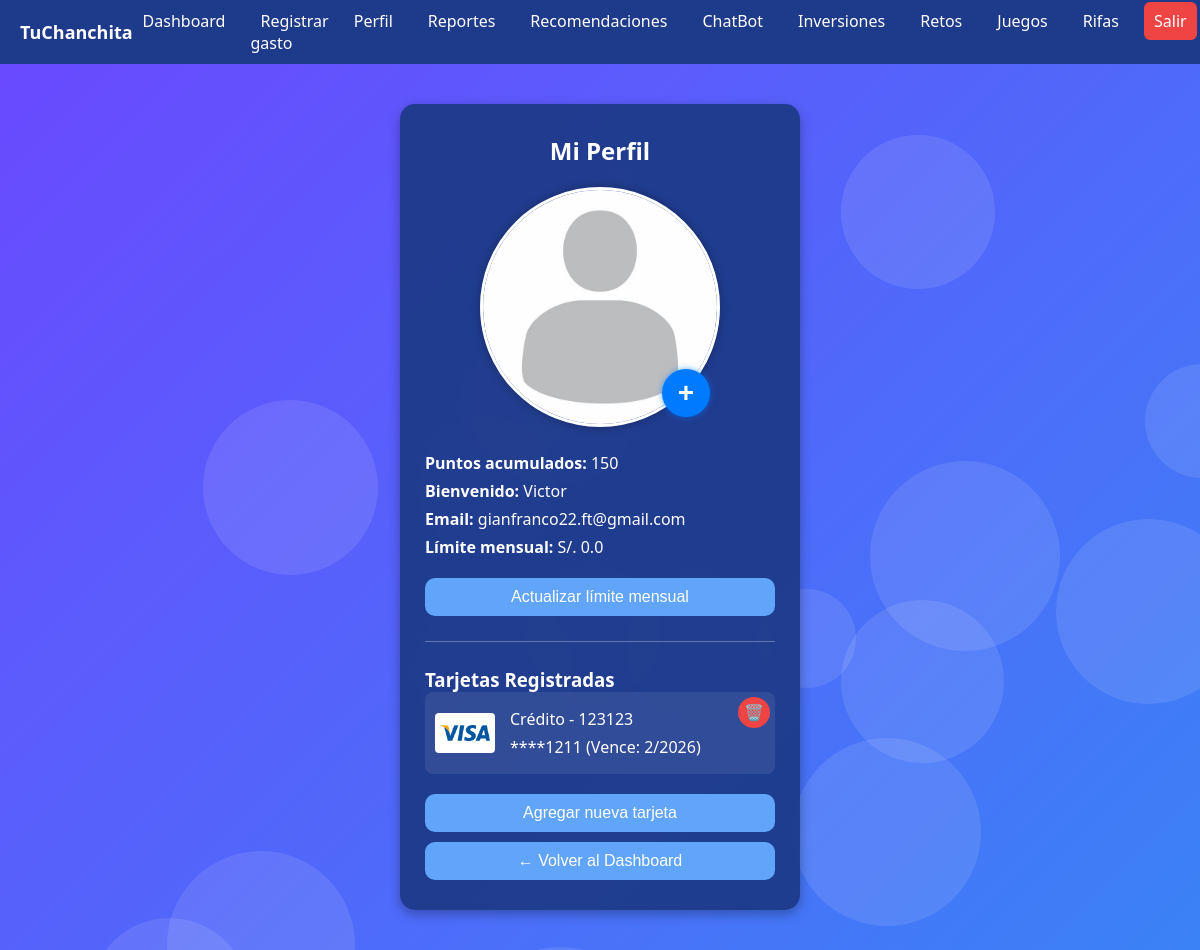
The page /profile/ (signed in) on the database as committed earlier.
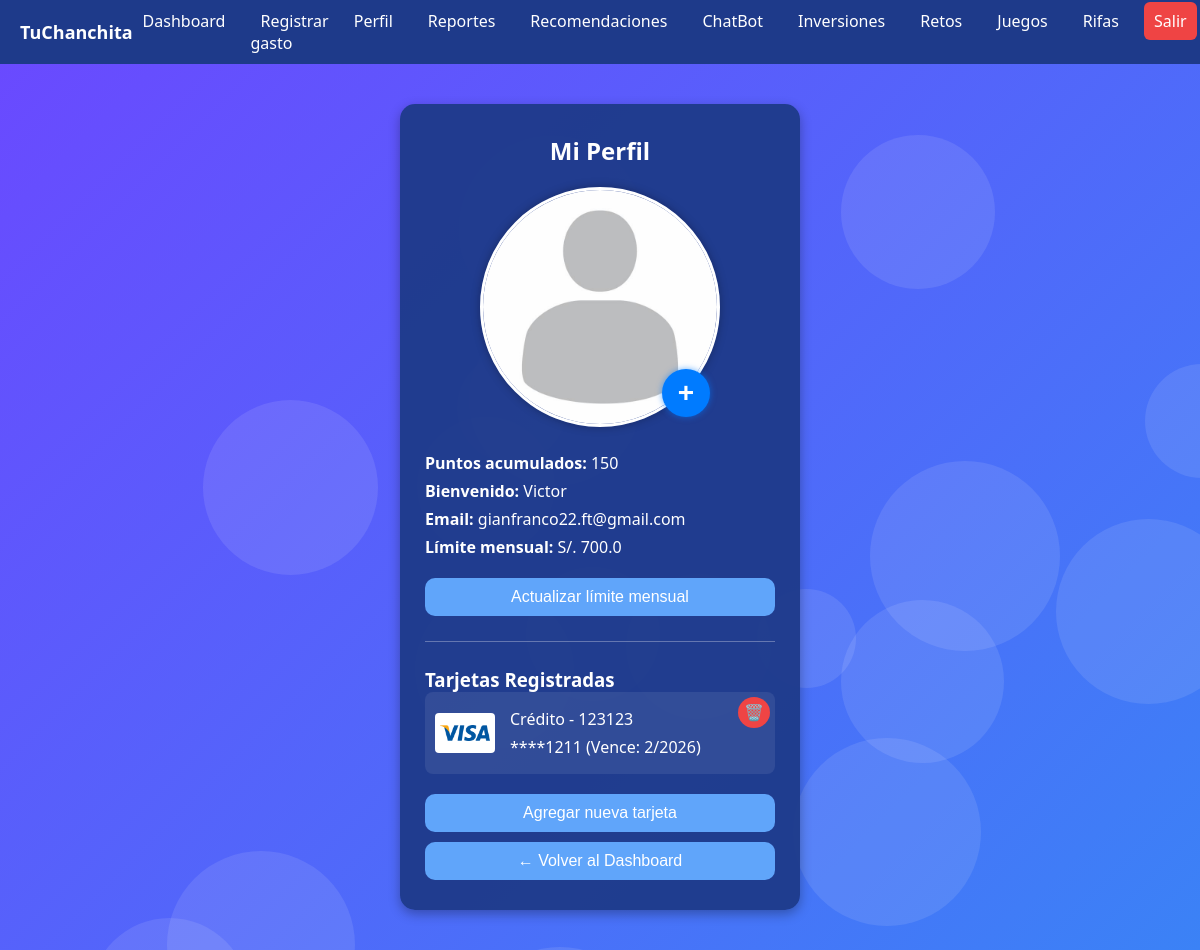
The same page on the database as committed later.
### myapp/models.py (models this page shows, shortened)
class UserProfile(models.Model):
    email = models.EmailField(unique=True)
    password = models.CharField(max_length=100)
    first_name = models.CharField(max_length=100)
    last_name = models.CharField(max_length=100)
    monthly_limit = models.FloatField(default=0.0)
    points = models.IntegerField(default=0)
    trivia_puntaje = models.IntegerField(default=0)
    photo = models.ImageField(upload_to='profile_photos/', null=True, blank=True)
    login_attempts = models.IntegerField(default=0)
    is_blocked = models.BooleanField(default=False)

class PaymentMethod(models.Model):
    TIPO_CHOICES = [
        (1, 'Crédito'),
        (2, 'Débito'),
    ]
    TIPO_SISTEMAPAGO = [
        (1, 'Visa'),
        (2, 'Mastercard',)
    ]
    user = models.ForeignKey(UserProfile, on_delete=models.CASCADE)
    tipo = models.IntegerField(choices=TIPO_CHOICES, default=1)
    sistema_de_pago = models.IntegerField(choices=TIPO_SISTEMAPAGO, default=1)
    banco = models.CharField(max_length=100)
    ultimos_4_digitos = models.CharField(max_length=4)
    mes_vencimiento = models.IntegerField()
    anio_vencimiento = models.IntegerField()

### myapp/views.py (the view)
# urls.py: path('profile/', views.profile_view, name='profile'),
def profile_view(request):
    user = UserProfile.objects.get(id=request.session['user_id'])
    cards = PaymentMethod.objects.filter(user=user)
    return render(request, 'profile.html', {
        'user': user,
        'cards': cards,
        'puntos': user.points
    })

### myapp/templates/profile.html (shortened to what this page needs)
{% extends 'layout/base.html' %}
{% load static %}
{% block extra_css %}
<link rel="stylesheet" href="{% static 'styles/login.css' %}">
{% endblock %}
{% block content %}
<div class="bubble-container" id="bubble-container"></div>
<main class="center-wrapper">
  <section class="login-container profile-container">
    <h2>Mi Perfil</h2>
    <div class="profile-photo-wrapper">
      <div class="photo-container">
        {% if user.photo %}
          <img src="{{ user.photo.url }}" alt="Foto de perfil" class="profile-photo">
        {% else %}
          <img src="{% static 'images/default-profile.jpg' %}" alt="Foto por defecto" class="profile-photo">
        {% endif %}
        <form method="POST" enctype="multipart/form-data" action="{% url 'upload_profile_photo' %}" id="photoForm">
          <button type="button" id="btnAddPhoto" title="Cambiar foto" aria-label="Cambiar foto">+</button>
        </form>
      </div>
    </div>
    <div class="section">
      <p><strong>Puntos acumulados:</strong> {{ user.points }}</p>
      <p><strong>Bienvenido:</strong> {{ user.first_name }}</p>
      <p><strong>Email:</strong> {{ user.email }}</p>
      <p><strong>Límite mensual:</strong> S/. {{ user.monthly_limit }}</p>
      <div class="profile-actions">
        <a href="{% url 'update_limit' %}">
          <button type="button">Actualizar límite mensual</button>
        </a>
      </div>
    </div>
    <hr class="section">
    <div class="section">
      <h3>Tarjetas Registradas</h3>
      <ul class="card-list">
        {% for card in cards %}
          <li>
            <div class="card-image-wrapper">
              {% if card.sistema_de_pago == 1 %}
                <img src="{% static 'images/visa.png' %}" alt="Visa">
              {% elif card.sistema_de_pago == 2 %}
                <img src="{% static 'images/mastercard.png' %}" alt="Mastercard">
              {% endif %}
            </div>
            <div class="card-info">
              <p>{{ card.get_tipo_display }} - {{ card.banco }}</p>
              <p>****{{ card.ultimos_4_digitos }} (Vence: {{ card.mes_vencimiento }}/{{ card.anio_vencimiento }})</p>
            </div>
            <button class="delete-btn" data-card-id="{{ card.id }}">🗑️</button>
          </li>
        {% empty %}
          <li>No tienes tarjetas registradas.</li>
        {% endfor %}
      </ul>
    </div>
    <div class="profile-actions">
      <a href="{% url 'add_card' %}">
        <button type="button">Agregar nueva tarjeta</button>
      </a>
      <a href="{% url 'dashboard' %}">
        <button type="button">← Volver al Dashboard</button>
      </a>
    </div>
  </section>
</main>
{% endblock %}

### myapp/templates/layout/base.html (shortened to what this page needs)
{% load static %}
<!DOCTYPE html>
<html lang="es">
<head>
  <link rel="stylesheet" href="{% static 'styles/base.css' %}">
  {% block extra_css %}{% endblock %}
</head>
<body style="min-height: 100vh; display: flex; flex-direction: column;">
  <nav class="navbar">
    <div class="navbar-logo">TuChanchita</div>
    <ul class="navbar-links" id="navbarLinks">
      <li><a href="{% url 'dashboard' %}">Dashboard</a></li>
      <li><a href="{% url 'register_expense' %}">Registrar gasto</a></li>
      <li><a href="{% url 'profile' %}">Perfil</a></li>
      <li><a href="{% url 'reports' %}">Reportes</a></li>
      <li><a href="{% url 'recommendations' %}">Recomendaciones</a></li>
      <li><a href="{% url 'chatbot' %}">ChatBot</a></li>
      <li><a href="{% url 'investments' %}">Inversiones</a></li>
      <li><a href="{% url 'retos' %}">Retos</a></li>
      <li><a href="{% url 'trivia' %}">Juegos</a></li>
      <li><a href="{% url 'ver_rifas' %}">Rifas</a></li>
      <li><a href="{% url 'logout' %}" class="logout-link">Salir</a></li>
    </ul>
  </nav>
  <main class="main-content" style="flex: 1;">
    {% block content %}{% endblock %}
  </main>
</body>
</html>

### myapp/static/styles/base.css (style rules this page uses)
html, body { margin: 0; padding: 0; font-family: 'Segoe UI', sans-serif; background: linear-gradient(135deg, #6B48FF, #3B82F6); color: white; min-height: 100vh; height: auto; overflow-x: hidden; height: 100%; }
.navbar { display: flex; justify-content: space-between; align-items: center; background-color: #1E3A8A; padding: 10px 20px; position: sticky; top: 0; z-index: 100; }
.navbar-logo { font-weight: bold; font-size: 18px; }
.navbar-links { list-style: none; display: flex; gap: 15px; margin: 0; padding: 0; }
.navbar-links li a { color: white; text-decoration: none; padding: 8px 10px; border-radius: 6px; transition: background 0.3s; }
.logout-link { background: #EF4444; padding: 8px 10px; border-radius: 6px; }
.main-content { padding: 20px; box-sizing: border-box; width: 100%; max-width: 100%; }

### myapp/static/styles/login.css (style rules this page uses)
* { margin: 0; padding: 0; box-sizing: border-box; }
body, html { height: 100%; font-family: 'Segoe UI', sans-serif; background: linear-gradient(135deg, #6B48FF, #3B82F6); }
.bubble-container { position: fixed; width: 100%; height: 100%; z-index: 0; pointer-events: none; }
.center-wrapper { display: flex; justify-content: center; align-items: center; min-height: 100vh; padding: 20px; z-index: 2; position: relative; }
.login-container { background: rgba(30, 58, 138, 0.95); padding: 30px 25px; border-radius: 15px; box-shadow: 0 4px 12px rgba(0,0,0,0.3); width: 100%; max-width: 400px; color: white; }
h2 { text-align: center; margin-bottom: 20px; }
form { display: flex; flex-direction: column; gap: 15px; }
button { padding: 10px; border: none; border-radius: 10px; background-color: #60A5FA; color: white; font-size: 16px; cursor: pointer; transition: background-color 0.3s ease; }
hr { border: none; border-top: 1px solid rgba(255, 255, 255, 0.3); margin: 20px 0; }

### myapp/templates/profile.html (style rules this page uses)
.profile-container h2 { text-align: center; margin-bottom: 20px; }
.profile-container p { margin: 6px 0; }
.section { margin-top: 25px; }
.card-list { list-style: none; padding-left: 0; }
.card-list li { display: flex; align-items: center; margin-bottom: 10px; padding: 10px; background: rgba(255, 255, 255, 0.08); border-radius: 8px; gap: 15px; position: relative; }
.card-image-wrapper { width: 60px; height: 40px; background-color: white; border-radius: 4px; display: flex; justify-content: center; align-items: center; }
.card-image-wrapper img { width: 50px; height: 30px; object-fit: contain; }
.card-info { flex: 1; }
.delete-btn { position: absolute; top: 5px; right: 5px; background-color: #EF4444; color: white; border: none; padding: 6px; border-radius: 50%; cursor: pointer; }
.profile-actions { display: flex; flex-direction: column; gap: 10px; margin-top: 20px; }
.profile-actions a button { width: 100%; }
.profile-photo-wrapper { display: flex; justify-content: center; margin-bottom: 20px; }
.photo-container { position: relative; width: 240px; height: 240px; }
.profile-photo { width: 100%; height: 100%; border-radius: 50%; object-fit: cover; border: 3px solid white; box-shadow: 0 0 10px rgba(0,0,0,0.3); }
#btnAddPhoto { position: absolute; bottom: 10px; right: 10px; font-size: 28px; font-weight: bold; color: white; background-color: #007bff; border: none; border-radius: 50%; width: 48px; height: 48px; cursor: pointer; display: flex; justify-content: center; align-items: center; box-shadow: 0 0 6px rgba(0,123,255,0.6); transition: background-color 0.3s ease; }

Rows that differ between the two databases and show on the page:
changed UserProfile "Victor": monthly_limit "0.0" → "700.0"
